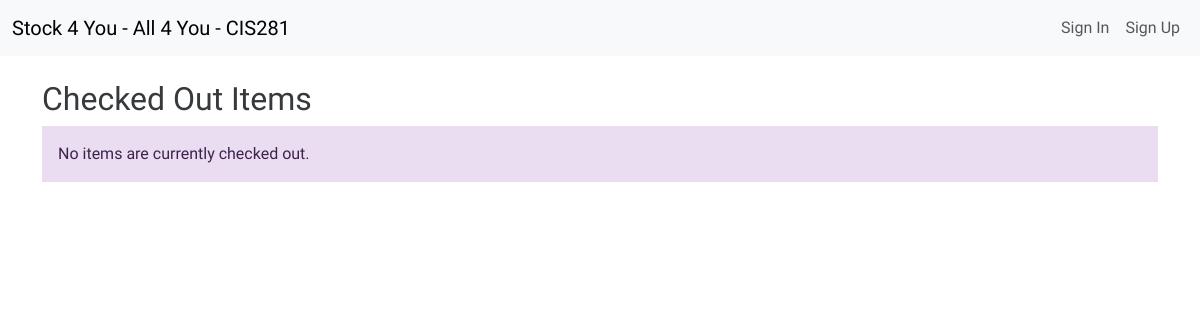
/checked-out/, run on an earlier commit of the app's database.
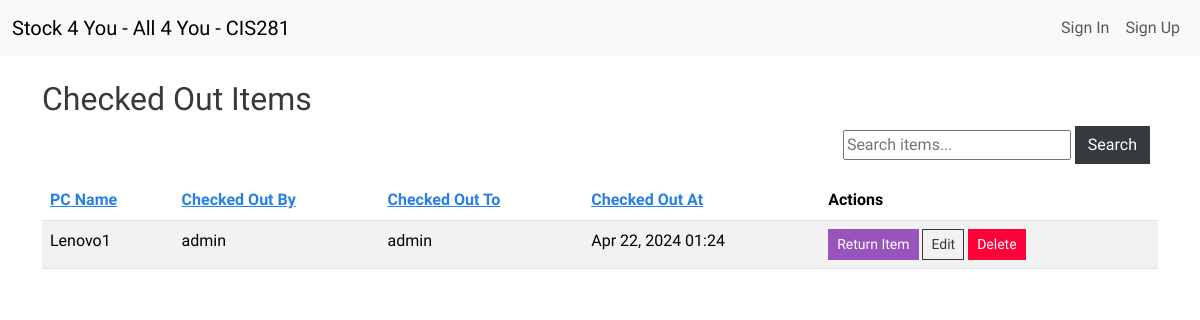
And on a later commit of the database.
### inventory/models.py (models this page shows, shortened)
class Checkout(models.Model):
    item = models.ForeignKey(InventoryItem, on_delete=models.CASCADE, related_name='checkouts')
    user = models.ForeignKey(User, on_delete=models.SET_NULL, null=True, related_name='checkouts')
    checked_out_at = models.DateTimeField(auto_now_add=True)
    checked_out_by = models.ForeignKey(User, on_delete=models.SET_NULL, null=True, related_name='checked_out_by_user')
    checked_out_to = models.ForeignKey(User, on_delete=models.SET_NULL, null=True, related_name='checked_out_to_user')
    returned = models.BooleanField(default=False)

class InventoryItem(models.Model):
    pc_name = models.CharField(max_length=255)
    domain_user = models.CharField(max_length=200, blank=True, null=True)
    user = models.ForeignKey(User, on_delete=models.CASCADE)
    notes = models.TextField(blank=True, default='')
    barcode = models.CharField(max_length=100, null=True, blank=True)
    department = models.ForeignKey(Department, on_delete=models.SET_NULL, null=True, blank=True)
    device_type = models.CharField(max_length=50, default='Laptop')
    category = models.ForeignKey(Category, on_delete=models.CASCADE, null=True)
    costs = models.DecimalField(max_digits=8, decimal_places=2, default=0.00)
    new_computer = models.BooleanField(default=False)
    date_delivered = models.DateTimeField(blank=True, null=True, default=timezone.now)
    is_computer = models.BooleanField(default=False)  # True for computer, False for laptop
    has_dock = models.BooleanField(default=False)
    has_lcd = models.BooleanField(default=False)
    has_lcd2 = models.BooleanField(default=False)
    has_stand = models.BooleanField(default=False)
    has_keyboard = models.BooleanField(default=False)
    has_cd = models.BooleanField(default=False)
    serial_number = models.CharField(max_length=200)
    model_number = models.CharField(max_length=200)
    supplier = models.ForeignKey(Supplier, on_delete=models.SET_NULL, null=True)
    is_checked_out = models.BooleanField(default=False)
    last_checked_out_by = models.ForeignKey(User, related_name='last_checked_out_items', on_delete=models.SET_NULL, null=True, blank=True)
    last_checked_out_at = models.DateTimeField(null=True, blank=True)
    class Meta:
        permissions = [
            ("can_checkout_items", "Can check out items"),
        ]

### inventory/views.py (the view)
# urls.py: path('checked-out/', checked_out_items, name='checked-out-items'),
def checked_out_items(request):
    search_query = request.GET.get('search', '')
    sort_order = request.GET.get('order', 'asc')
    sort_by = request.GET.get('sort', 'checked_out_at')  # Default sort field updated
    checkouts = Checkout.objects.all()
    if search_query:
        checkouts = checkouts.filter(
            Q(item__pc_name__icontains=search_query) |
            Q(checked_out_by__username__icontains=search_query) |
            Q(checked_out_to__username__icontains=search_query)
        )
    if sort_order == 'desc':
        sort_by = f'-{sort_by}'
    checkouts = checkouts.order_by(sort_by)
    return render(request, 'inventory/checked_out_items.html', {
        'checkouts': checkouts,
        'search_query': search_query,
        'next_sort_order': 'desc' if sort_order == 'asc' else 'asc'
    })

### inventory/templates/inventory/checked_out_items.html (shortened to what this page needs)
{% extends 'inventory/base.html' %}
{% load crispy_forms_tags %}
{% block content %}
<div class="container mt-4">
    <h2>Checked Out Items</h2>
    {% if checkouts.exists %}
    <div class="d-flex justify-content-end mb-3">
        <form method="GET" action="{% url 'checked-out-items' %}" class="me-2">
            <input type="text" name="search" placeholder="Search items..." value="{{ search_query }}">
            <button type="submit" class="btn btn-secondary">Search</button>
        </form>
    </div>
    <table class="table table-hover table-striped">
        <thead>
            <tr>
                <th><a href="?sort=pc_name&order={{ next_sort_order }}">PC Name</a></th>
                <th><a href="?sort=checked_out_by&order={{ next_sort_order }}">Checked Out By</a></th>
                <th><a href="?sort=checked_out_to&order={{ next_sort_order }}">Checked Out To</a></th>
                <th><a href="?sort=checked_out_at&order={{ next_sort_order }}">Checked Out At</a></th>
                <th>Actions</th>
            </tr>
        </thead>
        <tbody>
            {% for checkout in checkouts %}
            <tr>
                <td>{{ checkout.item.pc_name }}</td>
                <td>{{ checkout.checked_out_by.username }}</td>
                <td>{{ checkout.checked_out_to.username }}</td>
                <td>{{ checkout.checked_out_at|date:"M d, Y H:i" }}</td>
                <td>
                    <a href="{% url 'return_item' checkout.item.id %}" class="btn btn-info btn-sm">Return Item</a>
                    <a href="{% url 'edit-item' checkout.item.id %}" class="btn btn-outline-secondary btn-sm">Edit</a>
                    <a href="{% url 'delete-item' checkout.item.id %}" class="btn btn-danger btn-sm" onclick="return confirm('Are you sure you want to delete this item?');">Delete</a>
                </td>
            </tr>
            {% endfor %}
        </tbody>
    </table>
    {% else %}
    <div class="alert alert-info">No items are currently checked out.</div>
    {% endif %}
</div>
{% endblock %}

What changed in the data, as far as the page shows it:
added Checkout: item.pc_name "Lenovo1", checked_out_by.username "admin", checked_out_to.username "admin", checked_out_at "Apr 22, 2024 01:24"
Also different on the page:
text no longer shown: "No items are currently checked out."
text now shown: "Search PC Name Checked Out By Checked Out To Checked Out At Actions"
